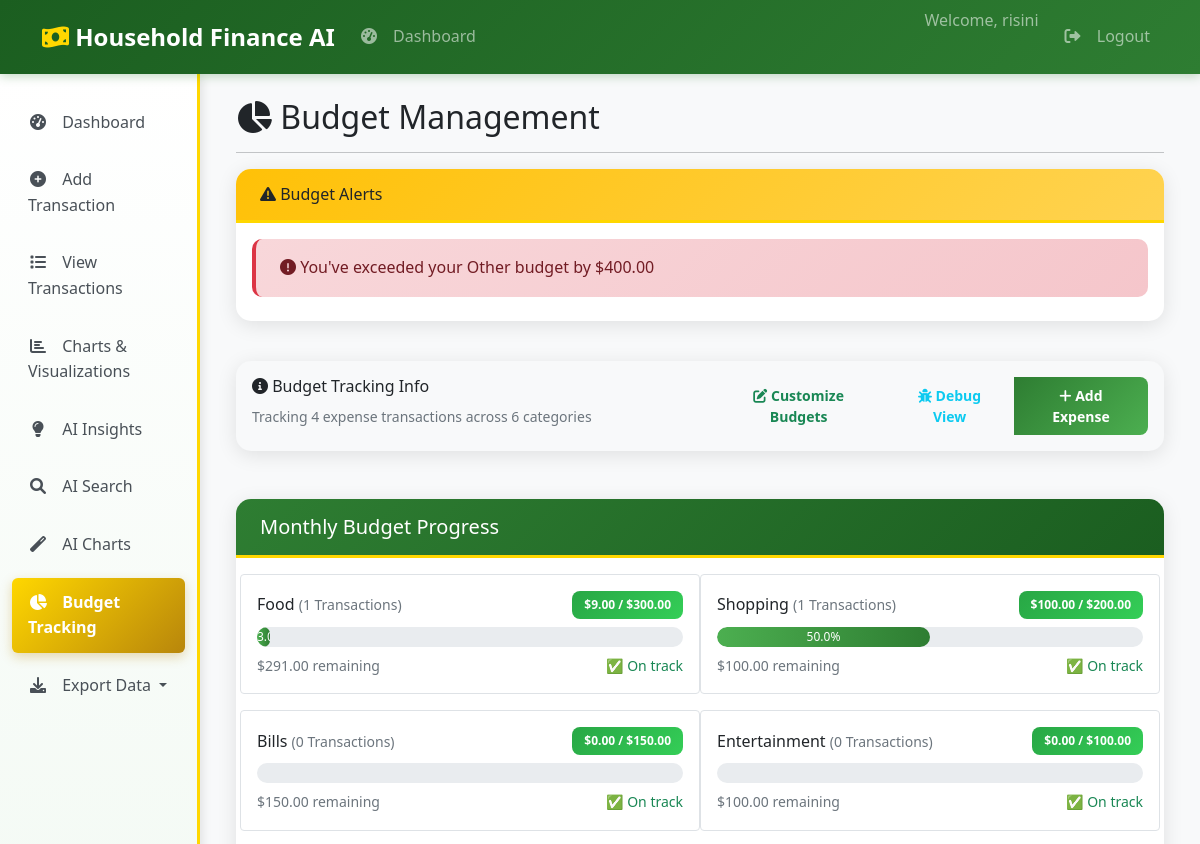
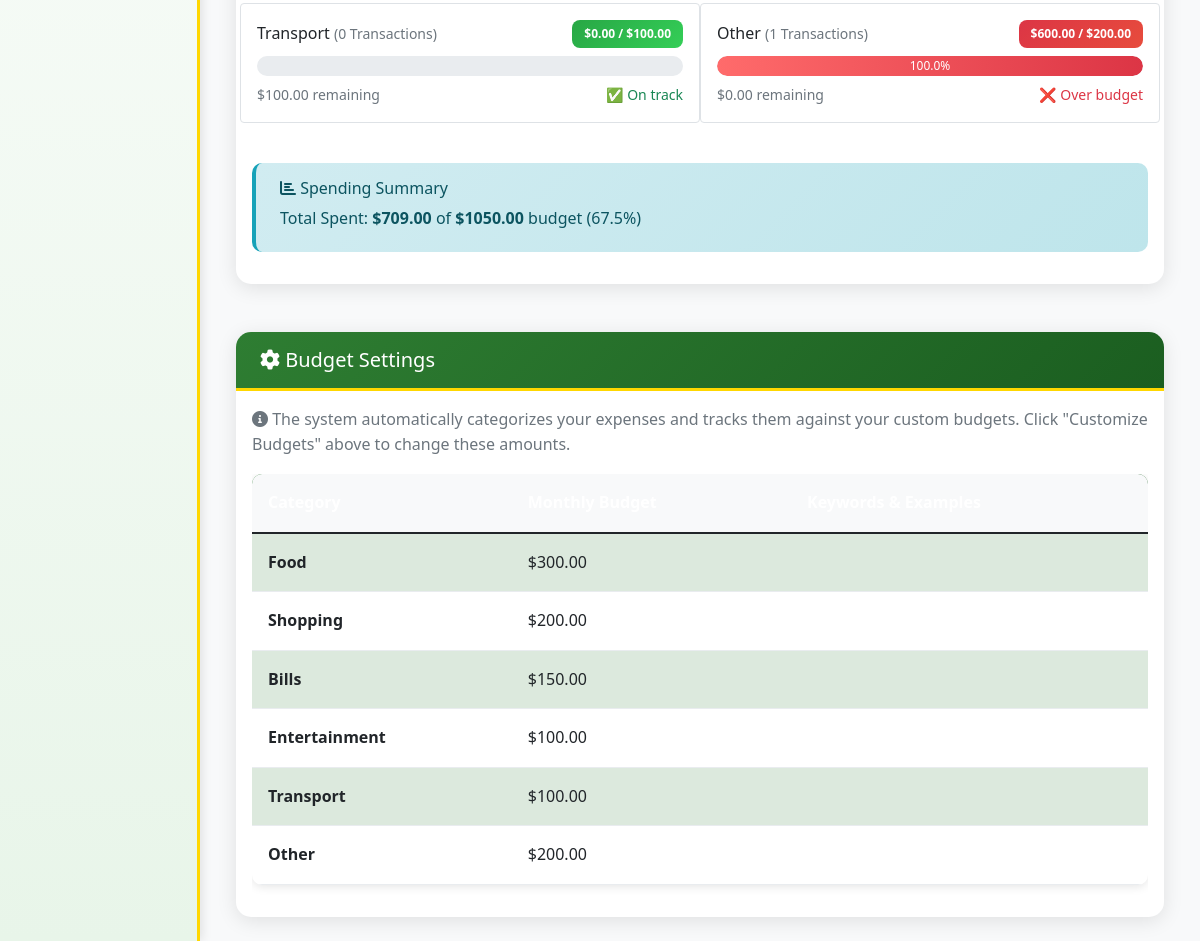
The page /budget (signed in) on the database its author committed (2 pictures, top to bottom).
### core/database.py (models this page shows, shortened)
class User(UserMixin, db.Model):
    __tablename__ = "users"
    id = db.Column(db.Integer, primary_key=True)
    username = db.Column(db.String(80), unique=True, nullable=False)
    password_hash = db.Column(db.String(120), nullable=False)
    role = db.Column(db.String(20), nullable=False, default="user")
    household_id = db.Column(db.Integer, db.ForeignKey("households.id"), nullable=True)
    created_at = db.Column(db.DateTime, default=datetime.utcnow)
    household = db.relationship("Household", back_populates="users")
    transactions = db.relationship("Transaction", back_populates="user")

class Transaction(db.Model):
    __tablename__ = "transactions"
    id = db.Column(db.Integer, primary_key=True)
    user_id = db.Column(db.Integer, db.ForeignKey("users.id"), nullable=False)
    type = db.Column(db.String(20), nullable=False)  # ✅ This should be 'type' not 't_type'
    category = db.Column(db.String(100), nullable=False)
    amount = db.Column(db.Float, nullable=False)
    date = db.Column(db.Date, nullable=False, default=datetime.utcnow)
    note = db.Column(db.Text, nullable=True)
    created_at = db.Column(db.DateTime, default=datetime.utcnow)
    user = db.relationship("User", back_populates="transactions")

### app/routes/budget.py (the view)
@budget_bp.route('/budget')
@login_required
def budget_page():
    try:
        budget_manager = BudgetManager()
        month = request.args.get('month', type=int)
        year = request.args.get('year', type=int)
        user_budgets = budget_manager.get_user_budgets(current_user.id)
        budget_progress = budget_manager.calculate_budget_progress(
            current_user.id,
            month=month,
            year=year
        )
        budget_alerts = budget_manager.check_budget_alerts(current_user.id)
        print(f"DEBUG: Budget progress result keys: {list(budget_progress.keys())}")
        print(f"DEBUG: Budget alerts: {budget_alerts}")
        all_transactions = Transaction.query.filter_by(user_id=current_user.id).all()
        expense_transactions = [t for t in all_transactions if t.type == 'expense']
        return render_template('budget.html',
                             title='Budget Management',
                             budget_progress=budget_progress,
                             budget_alerts=budget_alerts,
                             default_budgets=user_budgets,
                             total_expenses=len(expense_transactions),
                             current_month=datetime.now().month,
                             current_year=datetime.now().year)
    except Exception as e:
        print(f"Budget page error: {e}")
        import traceback
        traceback.print_exc()
        return render_template('budget.html',
                             title='Budget Management',
                             budget_progress={},
                             budget_alerts=[],
                             default_budgets={},
                             total_expenses=0)

### app/templates/budget.html (shortened to what this page needs)
{% extends "base.html" %} {% block content %}
<div class="row">
  <div class="col-12">
    <h2><i class="fas fa-chart-pie"></i> Budget Management</h2>
    <hr />
  </div>
</div>
{% if budget_alerts %}
<div class="row mb-3">
  <div class="col-12">
    <div class="card border-warning">
      <div class="card-header bg-warning text-dark">
        <h6 class="mb-0">
          <i class="fas fa-exclamation-triangle"></i> Budget Alerts
        </h6>
      </div>
      <div class="card-body">
        {% for alert in budget_alerts %}
        <div
          class="alert alert-{{ 'danger' if alert.type == 'over_budget' else 'warning' }} mb-2"
        >
          <i
            class="fas fa-{{ 'exclamation-circle' if alert.type == 'over_budget' else 'info-circle' }}"
          ></i>
          {{ alert.message }}
        </div>
        {% endfor %}
      </div>
    </div>
  </div>
</div>
{% endif %}
<div class="row mb-4">
  <div class="col-12">
    <div class="card bg-light">
      <div class="card-body">
        <div class="row">
          <div class="col-md-6">
            <h6><i class="fas fa-info-circle"></i> Budget Tracking Info</h6>
            <p class="mb-0">
              <small class="text-muted">
                Tracking {{ total_expenses }} expense transactions {% if
                budget_progress %} across {{ budget_progress.keys()|length }}
                categories {% endif %}
              </small>
            </p>
          </div>
          <div class="col-md-6 text-end">
            <div class="btn-group">
              <button
                class="btn btn-sm btn-outline-success"
                data-bs-toggle="modal"
                data-bs-target="#budgetSettingsModal"
              >
                <i class="fas fa-edit"></i> Customize Budgets
              </button>
              <a
                href="{{ url_for('budget.budget_debug') }}"
                class="btn btn-sm btn-outline-info"
              >
                <i class="fas fa-bug"></i> Debug View
              </a>
              <a
                href="{{ url_for('transactions.add_transaction') }}"
                class="btn btn-sm btn-primary"
              >
                <i class="fas fa-plus"></i> Add Expense
              </a>
            </div>
          </div>
        </div>
      </div>
    </div>
  </div>
</div>
<div class="row">
  <div class="col-12">
    <div class="card">
      <div
        class="card-header d-flex justify-content-between align-items-center"
      >
        <h5 class="mb-0">Monthly Budget Progress</h5>
      </div>
      <div class="card-body">
        {% if budget_progress %}
        <div class="row">
          {% for category, data in budget_progress.items() %}
          <div
            class="col-md-6 mb-3 p-3 border rounded budget-category-card"
            data-progress="{{ data.progress }}"
          >
            <div class="d-flex justify-content-between align-items-center mb-2">
              <h6 class="mb-0 text-capitalize">
                {{ category }}
                <small class="text-muted"
                  >({{ data.transaction_count }} transactions)</small
                >
              </h6>
              <span class="badge bg-{{ data.status }}">
                ${{ "%.2f"|format(data.spent) }} / ${{
                "%.2f"|format(data.budget) }}
              </span>
            </div>
            <div class="progress mb-2 progress-custom">
              <div
                class="progress-bar bg-{{ data.status }}"
                role="progressbar"
                aria-valuenow="{{ data.progress }}"
                aria-valuemin="0"
                aria-valuemax="100"
              >
                {{ "%.1f"|format(data.progress) }}%
              </div>
            </div>
            <div class="d-flex justify-content-between">
              <small class="text-muted">
                ${{ "%.2f"|format(data.remaining) }} remaining
              </small>
              <small class="text-{{ data.status }}">
                {% if data.progress >= 100 %} ❌ Over budget {% elif
                data.progress >= 80 %} ⚠️ Near limit {% else %} ✅ On track {%
                endif %}
              </small>
            </div>
          </div>
          {% endfor %}
        </div>
        <div class="row mt-4">
          <div class="col-12">
            <div class="alert alert-info">
              <h6><i class="fas fa-chart-bar"></i> Spending Summary</h6>
              {% set total_spent = budget_progress.values() |
              sum(attribute='spent') %} {% set total_budget =
              budget_progress.values() | sum(attribute='budget') %}
              <p class="mb-1">
                Total Spent:
                <strong>${{ "%.2f"|format(total_spent) }}</strong> of
                <strong>${{ "%.2f"|format(total_budget) }}</strong> budget ({{
                "%.1f"|format((total_spent/total_budget)*100) if total_budget >
                0 else 0 }}%)
              </p>
            </div>
          </div>
        </div>
        {% endif %}
      </div>
    </div>
  </div>
</div>
<div class="row mt-4">
  <div class="col-12">
    <div class="card">
      <div class="card-header">
        <h5 class="mb-0"><i class="fas fa-cog"></i> Budget Settings</h5>
      </div>
      <div class="card-body">
        <p class="text-muted mb-3">
          <i class="fas fa-info-circle"></i>
          The system automatically categorizes your expenses and tracks them
          against your custom budgets. Click "Customize Budgets" above to change
          these amounts.
        </p>
        <div class="table-responsive">
          <table class="table table-sm table-striped">
            <thead class="table-light">
              <tr>
                <th>Category</th>
                <th>Monthly Budget</th>
                <th>Keywords & Examples</th>
              </tr>
            </thead>
            <tbody>
              {% for category, amount in default_budgets.items() %}
              <tr>
                <td class="text-capitalize fw-bold">{{ category }}</td>
                <td>${{ "%.2f"|format(amount) }}</td>
                <td>
                </td>
              </tr>
              {% endfor %}
            </tbody>
          </table>
        </div>
      </div>
    </div>
  </div>
</div>
{% endblock %}

### app/templates/base.html (shortened to what this page needs)
<!DOCTYPE html>
<html lang="en">
  <head>
    <link
      href="https://cdn.jsdelivr.net/npm/bootstrap@5.1.3/dist/css/bootstrap.min.css"
      rel="stylesheet"
    />
    <link
      href="https://cdnjs.cloudflare.com/ajax/libs/font-awesome/6.0.0/css/all.min.css"
      rel="stylesheet"
    />
    <link href="{{ url_for('static', filename='css/theme.css') }}" rel="stylesheet">
  </head>
  <body>
    <nav class="navbar navbar-expand-lg navbar-dark bg-dark">
      <div class="container">
        <a class="navbar-brand" href="{% if current_user.is_authenticated %}{{ url_for('transactions.dashboard') }}{% else %}{{ url_for('main.home') }}{% endif %}">
          <i class="fas fa-money-bill-wave"></i> Household Finance AI
        </a>
        <div class="collapse navbar-collapse" id="navbarNav">
          {% if current_user.is_authenticated %}
          <ul class="navbar-nav me-auto">
            <li class="nav-item">
              <a class="nav-link" href="{{ url_for('transactions.dashboard') }}">
                <i class="fas fa-tachometer-alt"></i> Dashboard
              </a>
            </li>
          </ul>
          <ul class="navbar-nav ms-auto">
            <li class="nav-item">
              <span class="navbar-text me-3">
                Welcome, {{ current_user.username }}
              </span>
            </li>
            <li class="nav-item">
              <a class="nav-link" href="{{ url_for('auth.logout') }}">
                <i class="fas fa-sign-out-alt"></i> Logout
              </a>
            </li>
          </ul>
          {% endif %}
        </div>
      </div>
    </nav>
    <div class="container-fluid">
      <div class="row">
        {% if current_user.is_authenticated %}
        <div class="col-md-3 col-lg-2 sidebar">
          <nav class="nav flex-column">
            <a
              class="nav-link {% if request.endpoint == 'transactions.dashboard' %}active{% endif %}"
              href="{{ url_for('transactions.dashboard') }}"
            >
              <i class="fas fa-tachometer-alt"></i> Dashboard
            </a>
            <a
              class="nav-link {% if request.endpoint == 'transactions.add_transaction' %}active{% endif %}"
              href="{{ url_for('transactions.add_transaction') }}"
            >
              <i class="fas fa-plus-circle"></i> Add Transaction
            </a>
            <a
              class="nav-link {% if request.endpoint == 'transactions.view_transactions' %}active{% endif %}"
              href="{{ url_for('transactions.view_transactions') }}"
            >
              <i class="fas fa-list"></i> View Transactions
            </a>
            <a
              class="nav-link {% if request.endpoint == 'charts.charts_page' %}active{% endif %}"
              href="{{ url_for('charts.charts_page') }}"
            >
              <i class="fas fa-chart-bar"></i> Charts & Visualizations
            </a>
            <a
              class="nav-link {% if request.endpoint == 'insights.insights_page' %}active{% endif %}"
              href="{{ url_for('insights.insights_page') }}"
            >
              <i class="fas fa-lightbulb"></i> AI Insights
            </a>
            <a
              class="nav-link {% if request.endpoint == 'transactions.ai_search_demo' %}active{% endif %}"
              href="{{ url_for('transactions.ai_search_page') }}"
            >
              <i class="fas fa-search"></i> AI Search
            </a>
            <a
              class="nav-link {% if request.endpoint == 'charts.ai_charts' %}active{% endif %}"
              href="{{ url_for('charts.ai_charts_page') }}"
            >
              <i class="fas fa-magic"></i> AI Charts
            </a>
            <a
              class="nav-link {% if request.endpoint == 'budget.budget_page' %}active{% endif %}"
              href="{{ url_for('budget.budget_page') }}"
            >
              <i class="fas fa-chart-pie"></i> Budget Tracking
            </a>
            <div class="nav-item dropdown">
              <a
                class="nav-link dropdown-toggle"
                href="#"
                role="button"
                data-bs-toggle="dropdown"
              >
                <i class="fas fa-download"></i> Export Data
              </a>
            </div>
          </nav>
        </div>
        {% endif %}
        <div
          class="{% if current_user.is_authenticated %}col-md-9 col-lg-10{% else %}col-12{% endif %}"
        >
          <div class="container mt-4">
            {% block content %}{% endblock %}
          </div>
        </div>
      </div>
    </div>
  </body>
</html>

### rows shown on the page
User: username "risini"
Transaction: category "Shopping", transaction_count "1", spent "100.00", budget "200.00", progress "50.0", remaining "100.00", shows "✅ On track"
Transaction: category "Other", transaction_count "1", spent "600.00", budget "200.00", {{ data.progress }} 100 (drawn), progress "100.0", remaining "0.00", shows "❌ Over budget"

### other values the page prints
{{ alert.message }} "You've exceeded your Other budget by $400.00"
{{ total_expenses }} "4"
{{ budget_progress.keys()|length }} "6"
{{ category }} "Food" "Bills" "Entertainment" "Transport"
{{ data.transaction_count }} "1" "0" "0" "0"
{{ "%.2f"|format(data.spent) }} "9.00" "0.00" "0.00" "0.00"
{{ "%.2f"|format(data.budget) }} "300.00" "150.00" "100.00" "100.00"
{{ "%.2f"|format(data.remaining) }} "291.00" "150.00" "100.00" "100.00"
{{ "%.2f"|format(total_spent) }} "709.00"
{{ "%.2f"|format(total_budget) }} "1050.00"
{{ category }} "Food" "Shopping" "Bills" "Entertainment" "Transport" "Other"
{{ "%.2f"|format(amount) }} "300.00" "200.00" "150.00" "100.00" "100.00" "200.00"
